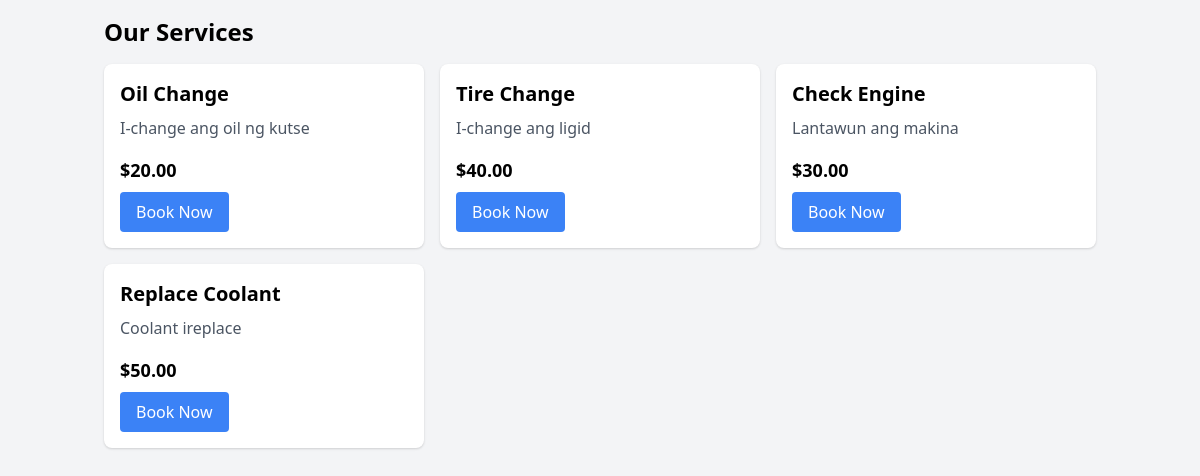
The app's page /service_catalog.php with its own data.
### tables this page shows
CREATE TABLE `services` (
  `service_id` int(11) NOT NULL,
  `name` varchar(100) NOT NULL,
  `description` text DEFAULT NULL,
  `price` decimal(10,2) NOT NULL,
  `duration_minutes` int(11) NOT NULL,
  `created_at` timestamp NOT NULL DEFAULT current_timestamp(),
  `updated_at` timestamp NOT NULL DEFAULT current_timestamp() ON UPDATE current_timestamp()
);

### service_catalog.php (the view, shortened to what this page needs)
<?php
include 'includes/db.php';
$sql = "SELECT * FROM services";
$result = $conn->query($sql);
?>
<!DOCTYPE html>
<html lang="en">
<head>
    <link href="https://cdn.jsdelivr.net/npm/tailwindcss@2.2.19/dist/tailwind.min.css" rel="stylesheet">
</head>
<body class="bg-gray-100">
    <div class="container mx-auto p-4">
        <h1 class="text-2xl font-bold mb-4">Our Services</h1>
        <div class="grid grid-cols-1 md:grid-cols-2 lg:grid-cols-3 gap-4">
            <?php while($service = $result->fetch_assoc()): ?>
                <div class="bg-white rounded-lg shadow p-4">
                    <h2 class="text-xl font-bold mb-2"><?php echo $service['name']; ?></h2>
                    <p class="text-gray-600 mb-4"><?php echo $service['description']; ?></p>
                    <p class="text-lg font-bold mb-2">$<?php echo $service['price']; ?></p>
                    <button class="bg-blue-500 text-white px-4 py-2 rounded">Book Now</button>
                </div>
            <?php endwhile; ?>
        </div>
    </div>
</body>
</html>

### records on screen
services: name "Oil Change", description "I-change ang oil ng kutse", price "20.00"
services: name "Tire Change", description "I-change ang ligid", price "40.00"
services: name "Check Engine", description "Lantawun ang makina", price "30.00"
services: name "Replace Coolant", description "Coolant ireplace", price "50.00"
